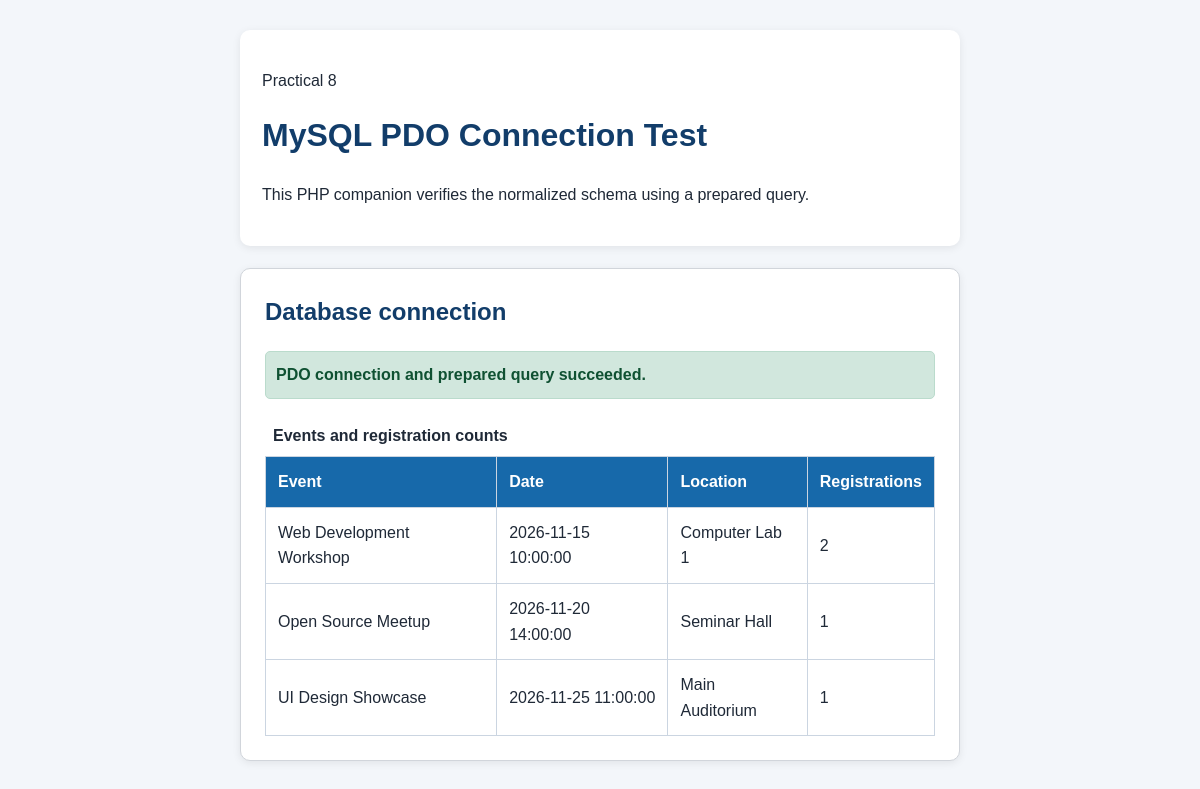
Page /StudentHub-Portal/practicals/08-node-express-api/php/test_connection.php on the committed database.
### tables this page shows
CREATE TABLE IF NOT EXISTS events (
  event_id INT UNSIGNED AUTO_INCREMENT PRIMARY KEY,
  title VARCHAR(150) NOT NULL,
  description TEXT NOT NULL,
  event_date DATETIME NOT NULL,
  location VARCHAR(150) NOT NULL
);

### StudentHub-Portal/practicals/08-node-express-api/php/test_connection.php (the view, shortened to what this page needs)
<?php
$events = [];
$errorMessage = '';
try {
    require __DIR__ . '/db.php';
    $statement = $pdo->prepare(
        'SELECT e.event_id, e.title, e.event_date, e.location, COUNT(r.registration_id) AS registration_count
         FROM events e
         LEFT JOIN registrations r ON r.event_id = e.event_id
         WHERE e.event_id >= :minimum_id
         GROUP BY e.event_id, e.title, e.event_date, e.location
         ORDER BY e.event_date ASC'
    );
    $statement->bindValue(':minimum_id', 1, PDO::PARAM_INT);
    $statement->execute();
    $events = $statement->fetchAll();
} catch (RuntimeException | PDOException $exception) {
    error_log('StudentHub Practical 8 prepared query failed: ' . $exception->getMessage());
    http_response_code(500);
    $errorMessage = $exception instanceof RuntimeException
        ? $exception->getMessage()
        : 'The sample records could not be loaded.';
}
function escapePractical8($value)
{
    return htmlspecialchars((string) $value, ENT_QUOTES | ENT_SUBSTITUTE, 'UTF-8');
}
?>
<!doctype html>
<html lang="en">
<head>
  <link rel="stylesheet" href="../../../css/common.css">
</head>
<body>
  <main class="auth-container">
    <header class="page-title">
      <p>Practical 8</p>
      <h1>MySQL PDO Connection Test</h1>
      <p>This PHP companion verifies the normalized schema using a prepared query.</p>
    </header>
    <section class="auth-card" aria-labelledby="connection-title">
      <h2 id="connection-title">Database connection</h2>
      <?php if ($errorMessage !== ''): ?>
        <p class="form-message error-message" role="alert"><?= escapePractical8($errorMessage) ?></p>
      <?php else: ?>
        <p class="form-message success-message" role="status">PDO connection and prepared query succeeded.</p>
        <div class="table-wrapper">
          <table>
            <caption>Events and registration counts</caption>
            <thead><tr><th scope="col">Event</th><th scope="col">Date</th><th scope="col">Location</th><th scope="col">Registrations</th></tr></thead>
            <tbody>
              <?php foreach ($events as $event): ?>
                <tr>
                  <td><?= escapePractical8($event['title']) ?></td>
                  <td><?= escapePractical8($event['event_date']) ?></td>
                  <td><?= escapePractical8($event['location']) ?></td>
                  <td><?= escapePractical8($event['registration_count']) ?></td>
                </tr>
              <?php endforeach; ?>
            </tbody>
          </table>
        </div>
      <?php endif; ?>
    </section>
  </main>
</body>
</html>

### StudentHub-Portal/css/common.css (style rules this page uses)
* { box-sizing: border-box; }
body { margin: 0; font-family: Arial, sans-serif; line-height: 1.6; color: #1f2937; background-color: #f3f6fa; transition: background-color 0.25s ease, color 0.25s ease; }
.auth-container { width: 92%; max-width: 720px; min-height: 65vh; margin: 0 auto; padding: 30px 0; }
.auth-card { padding: 24px; border: 1px solid #d1d5db; border-radius: 10px; background-color: #ffffff; box-shadow: 0 2px 8px rgba(0, 0, 0, 0.08); }
.form-message { padding: 10px; margin-bottom: 16px; border-radius: 5px; font-weight: bold; }
.success-message { color: #0f5132; background-color: #d1e7dd; border: 1px solid #badbcc; }
.page-title, .content-card, section { padding: 22px; margin-bottom: 22px; background-color: #ffffff; border-radius: 10px; box-shadow: 0 2px 8px rgba(0, 0, 0, 0.08); }
.page-title h2, .page-title h1, .content-card > :first-child, section > :first-child { margin-top: 0; }
h1, h2, h3 { color: #123d6a; }
.table-wrapper { overflow-x: auto; }
table { width: 100%; display: block; overflow-x: auto; border-collapse: collapse; background-color: #ffffff; }
caption { padding: 8px; font-weight: bold; text-align: left; }
th, td { padding: 12px; text-align: left; border: 1px solid #cbd5e1; }
th { color: #ffffff; background-color: #1769aa; }

### rows in the picture
events: title "Web Development Workshop", event_date "2026-11-15 10:00:00", location "Computer Lab 1", registration_count "2"
events: title "Open Source Meetup", event_date "2026-11-20 14:00:00", location "Seminar Hall", registration_count "1"
events: title "UI Design Showcase", event_date "2026-11-25 11:00:00", location "Main Auditorium", registration_count "1"
